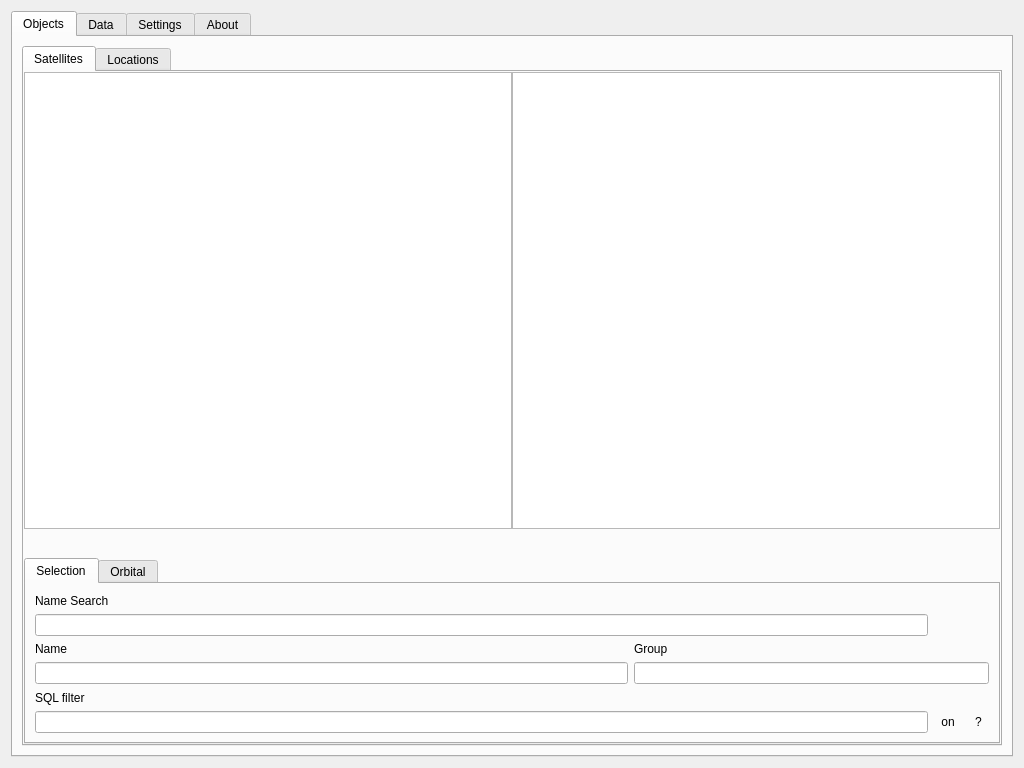
<?xml version="1.0" encoding="UTF-8"?>
<ui version="4.0">
 <class>Dialog</class>
 <widget class="QDialog" name="Dialog">
  <property name="windowModality">
   <enum>Qt::NonModal</enum>
  </property>
  <property name="geometry">
   <rect>
    <x>0</x>
    <y>0</y>
    <width>1024</width>
    <height>768</height>
   </rect>
  </property>
  <property name="windowTitle">
   <string>Settings</string>
  </property>
  <property name="locale">
   <locale language="C" country="AnyCountry"/>
  </property>
  <layout class="QHBoxLayout" name="horizontalLayout_2">
   <item>
    <widget class="QTabWidget" name="tabWidgetOptions">
     <property name="currentIndex">
      <number>0</number>
     </property>
     <widget class="QWidget" name="tabObjects">
      <attribute name="title">
       <string>Objects</string>
      </attribute>
      <layout class="QHBoxLayout" name="horizontalLayout_8">
       <item>
        <widget class="QTabWidget" name="tabWidgetObjects">
         <property name="currentIndex">
          <number>0</number>
         </property>
         <widget class="QWidget" name="tabSatellites">
          <attribute name="title">
           <string>Satellites</string>
          </attribute>
          <layout class="QVBoxLayout" name="verticalLayout">
           <property name="spacing">
            <number>6</number>
           </property>
           <property name="leftMargin">
            <number>0</number>
           </property>
           <property name="topMargin">
            <number>0</number>
           </property>
           <property name="rightMargin">
            <number>0</number>
           </property>
           <property name="bottomMargin">
            <number>0</number>
           </property>
           <item>
            <widget class="QWidget" name="widget" native="true">
             <property name="sizePolicy">
              <sizepolicy hsizetype="Expanding" vsizetype="Expanding">
               <horstretch>0</horstretch>
               <verstretch>0</verstretch>
              </sizepolicy>
             </property>
             <layout class="QGridLayout" name="gridLayout_2">
              <property name="leftMargin">
               <number>0</number>
              </property>
              <property name="topMargin">
               <number>0</number>
              </property>
              <property name="rightMargin">
               <number>0</number>
              </property>
              <property name="bottomMargin">
               <number>0</number>
              </property>
              <property name="spacing">
               <number>0</number>
              </property>
              <item row="0" column="0">
               <widget class="QListView" name="listViewDBSat">
                <property name="sizePolicy">
                 <sizepolicy hsizetype="Expanding" vsizetype="Expanding">
                  <horstretch>0</horstretch>
                  <verstretch>0</verstretch>
                 </sizepolicy>
                </property>
                <property name="editTriggers">
                 <set>QAbstractItemView::NoEditTriggers</set>
                </property>
                <property name="selectionMode">
                 <enum>QAbstractItemView::ExtendedSelection</enum>
                </property>
               </widget>
              </item>
              <item row="0" column="1">
               <widget class="QListView" name="listViewSat">
                <property name="sizePolicy">
                 <sizepolicy hsizetype="Expanding" vsizetype="Expanding">
                  <horstretch>0</horstretch>
                  <verstretch>0</verstretch>
                 </sizepolicy>
                </property>
                <property name="editTriggers">
                 <set>QAbstractItemView::NoEditTriggers</set>
                </property>
                <property name="selectionMode">
                 <enum>QAbstractItemView::ExtendedSelection</enum>
                </property>
               </widget>
              </item>
              <item row="1" column="0">
               <widget class="QWidget" name="widget_2" native="true">
                <property name="sizePolicy">
                 <sizepolicy hsizetype="Preferred" vsizetype="Preferred">
                  <horstretch>0</horstretch>
                  <verstretch>0</verstretch>
                 </sizepolicy>
                </property>
                <layout class="QHBoxLayout" name="horizontalLayout">
                 <property name="spacing">
                  <number>0</number>
                 </property>
                 <property name="leftMargin">
                  <number>0</number>
                 </property>
                 <property name="topMargin">
                  <number>0</number>
                 </property>
                 <property name="rightMargin">
                  <number>0</number>
                 </property>
                 <property name="bottomMargin">
                  <number>0</number>
                 </property>
                 <item>
                  <widget class="QToolButton" name="btnOpenTle">
                   <property name="toolTip">
                    <string>Open TLE File</string>
                   </property>
                   <property name="icon">
                    <iconset resource="SatViewer.qrc">
                     <normaloff>:/actions/folder.svg</normaloff>:/actions/folder.svg</iconset>
                   </property>
                   <property name="shortcut">
                    <string extracomment="Open TLE"/>
                   </property>
                   <property name="autoRaise">
                    <bool>true</bool>
                   </property>
                  </widget>
                 </item>
                 <item>
                  <widget class="QToolButton" name="btnDeleteDbSat">
                   <property name="toolTip">
                    <string>Remove</string>
                   </property>
                   <property name="icon">
                    <iconset resource="SatViewer.qrc">
                     <normaloff>:/actions/remove.svg</normaloff>:/actions/remove.svg</iconset>
                   </property>
                   <property name="shortcut">
                    <string extracomment="Remove"/>
                   </property>
                   <property name="autoRaise">
                    <bool>true</bool>
                   </property>
                  </widget>
                 </item>
                 <item>
                  <widget class="QToolButton" name="btnClearDbSat">
                   <property name="toolTip">
                    <string>Remove All</string>
                   </property>
                   <property name="icon">
                    <iconset resource="SatViewer.qrc">
                     <normaloff>:/actions/garbage.svg</normaloff>:/actions/garbage.svg</iconset>
                   </property>
                   <property name="shortcut">
                    <string extracomment="Remove All"/>
                   </property>
                   <property name="autoRaise">
                    <bool>true</bool>
                   </property>
                  </widget>
                 </item>
                 <item>
                  <spacer name="horizontalSpacer_2">
                   <property name="orientation">
                    <enum>Qt::Horizontal</enum>
                   </property>
                   <property name="sizeHint" stdset="0">
                    <size>
                     <width>40</width>
                     <height>20</height>
                    </size>
                   </property>
                  </spacer>
                 </item>
                 <item>
                  <widget class="QToolButton" name="btnAddToSatList">
                   <property name="sizePolicy">
                    <sizepolicy hsizetype="Fixed" vsizetype="Minimum">
                     <horstretch>0</horstretch>
                     <verstretch>0</verstretch>
                    </sizepolicy>
                   </property>
                   <property name="toolTip">
                    <string>View</string>
                   </property>
                   <property name="text">
                    <string/>
                   </property>
                   <property name="icon">
                    <iconset resource="SatViewer.qrc">
                     <normaloff>:/list/right-arrow-1.svg</normaloff>:/list/right-arrow-1.svg</iconset>
                   </property>
                   <property name="autoRaise">
                    <bool>true</bool>
                   </property>
                  </widget>
                 </item>
                </layout>
               </widget>
              </item>
              <item row="1" column="1">
               <widget class="QWidget" name="widget_7" native="true">
                <layout class="QHBoxLayout" name="horizontalLayout_6">
                 <property name="spacing">
                  <number>0</number>
                 </property>
                 <property name="leftMargin">
                  <number>0</number>
                 </property>
                 <property name="topMargin">
                  <number>0</number>
                 </property>
                 <property name="rightMargin">
                  <number>0</number>
                 </property>
                 <property name="bottomMargin">
                  <number>0</number>
                 </property>
                 <item>
                  <widget class="QToolButton" name="btnChangeDbSat">
                   <property name="toolTip">
                    <string>Edit</string>
                   </property>
                   <property name="text">
                    <string/>
                   </property>
                   <property name="icon">
                    <iconset resource="SatViewer.qrc">
                     <normaloff>:/actions/edit.svg</normaloff>:/actions/edit.svg</iconset>
                   </property>
                   <property name="shortcut">
                    <string extracomment="Edit"/>
                   </property>
                   <property name="autoRaise">
                    <bool>true</bool>
                   </property>
                  </widget>
                 </item>
                 <item>
                  <widget class="QToolButton" name="btnDeleteSatList">
                   <property name="sizePolicy">
                    <sizepolicy hsizetype="Fixed" vsizetype="Minimum">
                     <horstretch>0</horstretch>
                     <verstretch>0</verstretch>
                    </sizepolicy>
                   </property>
                   <property name="toolTip">
                    <string>Remove</string>
                   </property>
                   <property name="text">
                    <string/>
                   </property>
                   <property name="icon">
                    <iconset resource="SatViewer.qrc">
                     <normaloff>:/actions/remove.svg</normaloff>:/actions/remove.svg</iconset>
                   </property>
                   <property name="shortcut">
                    <string extracomment="Remove"/>
                   </property>
                   <property name="autoRaise">
                    <bool>true</bool>
                   </property>
                  </widget>
                 </item>
                 <item>
                  <widget class="QToolButton" name="btnClearSatList">
                   <property name="toolTip">
                    <string>Remove All</string>
                   </property>
                   <property name="text">
                    <string/>
                   </property>
                   <property name="icon">
                    <iconset resource="SatViewer.qrc">
                     <normaloff>:/actions/garbage.svg</normaloff>:/actions/garbage.svg</iconset>
                   </property>
                   <property name="shortcut">
                    <string extracomment="Select All"/>
                   </property>
                   <property name="autoRaise">
                    <bool>true</bool>
                   </property>
                  </widget>
                 </item>
                 <item>
                  <spacer name="horizontalSpacer_3">
                   <property name="orientation">
                    <enum>Qt::Horizontal</enum>
                   </property>
                   <property name="sizeHint" stdset="0">
                    <size>
                     <width>40</width>
                     <height>20</height>
                    </size>
                   </property>
                  </spacer>
                 </item>
                </layout>
               </widget>
              </item>
             </layout>
            </widget>
           </item>
           <item>
            <widget class="QTabWidget" name="tabWidget_2">
             <property name="enabled">
              <bool>true</bool>
             </property>
             <property name="sizePolicy">
              <sizepolicy hsizetype="Preferred" vsizetype="Preferred">
               <horstretch>0</horstretch>
               <verstretch>0</verstretch>
              </sizepolicy>
             </property>
             <property name="tabShape">
              <enum>QTabWidget::Rounded</enum>
             </property>
             <property name="currentIndex">
              <number>0</number>
             </property>
             <widget class="QWidget" name="tab">
              <attribute name="title">
               <string>Selection</string>
              </attribute>
              <layout class="QGridLayout">
               <item row="0" column="0">
                <widget class="QLabel" name="labelSatFind">
                 <property name="text">
                  <string>Name Search</string>
                 </property>
                </widget>
               </item>
               <item row="1" column="0" colspan="3">
                <widget class="QLineEdit" name="lineEditSatNameFilter"/>
               </item>
               <item row="2" column="0">
                <widget class="QLabel" name="labelSatName">
                 <property name="text">
                  <string>Name</string>
                 </property>
                </widget>
               </item>
               <item row="3" column="0" colspan="2">
                <widget class="QLineEdit" name="lineEditSatName">
                 <property name="readOnly">
                  <bool>true</bool>
                 </property>
                </widget>
               </item>
               <item row="3" column="2" colspan="3">
                <widget class="QLineEdit" name="lineEditSatGroup">
                 <property name="readOnly">
                  <bool>true</bool>
                 </property>
                </widget>
               </item>
               <item row="4" column="0">
                <widget class="QLabel" name="labelSatFilter">
                 <property name="text">
                  <string>SQL filter</string>
                 </property>
                </widget>
               </item>
               <item row="5" column="0" colspan="3">
                <widget class="QLineEdit" name="lineEditSatFilter">
                 <property name="sizePolicy">
                  <sizepolicy hsizetype="Minimum" vsizetype="Fixed">
                   <horstretch>0</horstretch>
                   <verstretch>0</verstretch>
                  </sizepolicy>
                 </property>
                </widget>
               </item>
               <item row="5" column="4">
                <widget class="QToolButton" name="btnSatSqlHelp">
                 <property name="text">
                  <string>?</string>
                 </property>
                 <property name="autoRaise">
                  <bool>true</bool>
                 </property>
                </widget>
               </item>
               <item row="5" column="3">
                <widget class="QToolButton" name="btnSatFilter">
                 <property name="text">
                  <string>on</string>
                 </property>
                 <property name="checkable">
                  <bool>true</bool>
                 </property>
                 <property name="autoRaise">
                  <bool>true</bool>
                 </property>
                </widget>
               </item>
               <item row="2" column="2">
                <widget class="QLabel" name="labelSatGroup">
                 <property name="text">
                  <string>Group</string>
                 </property>
                </widget>
               </item>
              </layout>
             </widget>
             <widget class="QWidget" name="tab_2">
              <attribute name="title">
               <string>Orbital</string>
              </attribute>
              <layout class="QGridLayout" name="gridLayout">
               <item row="0" column="0">
                <widget class="QLabel" name="labelI">
                 <property name="text">
                  <string>Inclination</string>
                 </property>
                </widget>
               </item>
               <item row="0" column="1">
                <widget class="QLabel" name="labelOmg">
                 <property name="text">
                  <string>Ascending node</string>
                 </property>
                </widget>
               </item>
               <item row="1" column="0">
                <widget class="QLineEdit" name="lineEditSatI">
                 <property name="readOnly">
                  <bool>true</bool>
                 </property>
                </widget>
               </item>
               <item row="1" column="1">
                <widget class="QLineEdit" name="lineEditSatOmg">
                 <property name="readOnly">
                  <bool>true</bool>
                 </property>
                </widget>
               </item>
               <item row="2" column="0">
                <widget class="QLabel" name="labelW">
                 <property name="text">
                  <string>Arg. perigee lat.</string>
                 </property>
                </widget>
               </item>
               <item row="2" column="1">
                <widget class="QLabel" name="labelM0">
                 <property name="text">
                  <string>Mean anomaly</string>
                 </property>
                </widget>
               </item>
               <item row="3" column="0">
                <widget class="QLineEdit" name="lineEditSatW">
                 <property name="readOnly">
                  <bool>true</bool>
                 </property>
                </widget>
               </item>
               <item row="3" column="1">
                <widget class="QLineEdit" name="lineEditSatM0">
                 <property name="readOnly">
                  <bool>true</bool>
                 </property>
                </widget>
               </item>
               <item row="1" column="2">
                <widget class="QLineEdit" name="lineEditSatE">
                 <property name="readOnly">
                  <bool>true</bool>
                 </property>
                </widget>
               </item>
               <item row="0" column="2">
                <widget class="QLabel" name="labelE">
                 <property name="text">
                  <string>Eccentricity</string>
                 </property>
                </widget>
               </item>
               <item row="3" column="2">
                <widget class="QLineEdit" name="lineEditSatN">
                 <property name="readOnly">
                  <bool>true</bool>
                 </property>
                </widget>
               </item>
               <item row="2" column="2">
                <widget class="QLabel" name="labelN">
                 <property name="text">
                  <string>Mean motion</string>
                 </property>
                </widget>
               </item>
               <item row="5" column="0">
                <widget class="QLineEdit" name="lineEditSatBStar">
                 <property name="readOnly">
                  <bool>true</bool>
                 </property>
                </widget>
               </item>
               <item row="4" column="0">
                <widget class="QLabel" name="labelB">
                 <property name="text">
                  <string>Ballistic coeff.</string>
                 </property>
                </widget>
               </item>
               <item row="5" column="1" colspan="2">
                <widget class="QLineEdit" name="lineEditSatTime">
                 <property name="readOnly">
                  <bool>true</bool>
                 </property>
                </widget>
               </item>
               <item row="4" column="1">
                <widget class="QLabel" name="labelSatTime">
                 <property name="text">
                  <string>Timestamp</string>
                 </property>
                </widget>
               </item>
              </layout>
             </widget>
            </widget>
           </item>
          </layout>
         </widget>
         <widget class="QWidget" name="tabLocations">
          <attribute name="title">
           <string>Locations</string>
          </attribute>
          <layout class="QVBoxLayout" name="verticalLayout_2">
           <property name="leftMargin">
            <number>0</number>
           </property>
           <property name="topMargin">
            <number>0</number>
           </property>
           <property name="rightMargin">
            <number>0</number>
           </property>
           <property name="bottomMargin">
            <number>0</number>
           </property>
           <item>
            <widget class="QWidget" name="widget_3" native="true">
             <property name="sizePolicy">
              <sizepolicy hsizetype="Expanding" vsizetype="Expanding">
               <horstretch>0</horstretch>
               <verstretch>0</verstretch>
              </sizepolicy>
             </property>
             <layout class="QGridLayout" name="gridLayout_7">
              <property name="leftMargin">
               <number>0</number>
              </property>
              <property name="topMargin">
               <number>0</number>
              </property>
              <property name="rightMargin">
               <number>0</number>
              </property>
              <property name="bottomMargin">
               <number>0</number>
              </property>
              <property name="spacing">
               <number>0</number>
              </property>
              <item row="0" column="0">
               <widget class="QListView" name="listViewDBLoc">
                <property name="sizePolicy">
                 <sizepolicy hsizetype="Expanding" vsizetype="Expanding">
                  <horstretch>0</horstretch>
                  <verstretch>0</verstretch>
                 </sizepolicy>
                </property>
                <property name="editTriggers">
                 <set>QAbstractItemView::NoEditTriggers</set>
                </property>
                <property name="selectionMode">
                 <enum>QAbstractItemView::ExtendedSelection</enum>
                </property>
               </widget>
              </item>
              <item row="0" column="1">
               <widget class="QListView" name="listViewLoc">
                <property name="sizePolicy">
                 <sizepolicy hsizetype="Expanding" vsizetype="Expanding">
                  <horstretch>0</horstretch>
                  <verstretch>0</verstretch>
                 </sizepolicy>
                </property>
                <property name="editTriggers">
                 <set>QAbstractItemView::NoEditTriggers</set>
                </property>
                <property name="selectionMode">
                 <enum>QAbstractItemView::ExtendedSelection</enum>
                </property>
               </widget>
              </item>
              <item row="1" column="1">
               <widget class="QWidget" name="widget_8" native="true">
                <property name="sizePolicy">
                 <sizepolicy hsizetype="Preferred" vsizetype="Preferred">
                  <horstretch>0</horstretch>
                  <verstretch>0</verstretch>
                 </sizepolicy>
                </property>
                <layout class="QHBoxLayout" name="horizontalLayout_4">
                 <property name="spacing">
                  <number>0</number>
                 </property>
                 <property name="leftMargin">
                  <number>0</number>
                 </property>
                 <property name="topMargin">
                  <number>0</number>
                 </property>
                 <property name="rightMargin">
                  <number>0</number>
                 </property>
                 <property name="bottomMargin">
                  <number>0</number>
                 </property>
                 <item>
                  <widget class="QToolButton" name="btnChangeDbLoc">
                   <property name="toolTip">
                    <string>Edit</string>
                   </property>
                   <property name="text">
                    <string/>
                   </property>
                   <property name="icon">
                    <iconset resource="SatViewer.qrc">
                     <normaloff>:/actions/edit.svg</normaloff>:/actions/edit.svg</iconset>
                   </property>
                   <property name="shortcut">
                    <string extracomment="Edit"/>
                   </property>
                   <property name="autoRaise">
                    <bool>true</bool>
                   </property>
                  </widget>
                 </item>
                 <item>
                  <widget class="QToolButton" name="btnDeleteLocList">
                   <property name="sizePolicy">
                    <sizepolicy hsizetype="Fixed" vsizetype="Minimum">
                     <horstretch>0</horstretch>
                     <verstretch>0</verstretch>
                    </sizepolicy>
                   </property>
                   <property name="toolTip">
                    <string>Remove</string>
                   </property>
                   <property name="text">
                    <string/>
                   </property>
                   <property name="icon">
                    <iconset resource="SatViewer.qrc">
                     <normaloff>:/actions/remove.svg</normaloff>:/actions/remove.svg</iconset>
                   </property>
                   <property name="autoRaise">
                    <bool>true</bool>
                   </property>
                  </widget>
                 </item>
                 <item>
                  <widget class="QToolButton" name="btnClearLocList">
                   <property name="toolTip">
                    <string>Remove All</string>
                   </property>
                   <property name="text">
                    <string/>
                   </property>
                   <property name="icon">
                    <iconset resource="SatViewer.qrc">
                     <normaloff>:/actions/garbage.svg</normaloff>:/actions/garbage.svg</iconset>
                   </property>
                   <property name="autoRaise">
                    <bool>true</bool>
                   </property>
                  </widget>
                 </item>
                 <item>
                  <spacer name="horizontalSpacer_4">
                   <property name="orientation">
                    <enum>Qt::Horizontal</enum>
                   </property>
                   <property name="sizeHint" stdset="0">
                    <size>
                     <width>157</width>
                     <height>20</height>
                    </size>
                   </property>
                  </spacer>
                 </item>
                </layout>
               </widget>
              </item>
              <item row="1" column="0">
               <widget class="QWidget" name="widget_4" native="true">
                <property name="layoutDirection">
                 <enum>Qt::RightToLeft</enum>
                </property>
                <layout class="QHBoxLayout" name="horizontalLayout_3">
                 <property name="spacing">
                  <number>0</number>
                 </property>
                 <property name="leftMargin">
                  <number>0</number>
                 </property>
                 <property name="topMargin">
                  <number>0</number>
                 </property>
                 <property name="rightMargin">
                  <number>0</number>
                 </property>
                 <property name="bottomMargin">
                  <number>0</number>
                 </property>
                 <item>
                  <widget class="QToolButton" name="btnAddToLocList">
                   <property name="sizePolicy">
                    <sizepolicy hsizetype="Fixed" vsizetype="Minimum">
                     <horstretch>0</horstretch>
                     <verstretch>0</verstretch>
                    </sizepolicy>
                   </property>
                   <property name="toolTip">
                    <string>View</string>
                   </property>
                   <property name="text">
                    <string/>
                   </property>
                   <property name="icon">
                    <iconset resource="SatViewer.qrc">
                     <normaloff>:/list/right-arrow-1.svg</normaloff>:/list/right-arrow-1.svg</iconset>
                   </property>
                   <property name="autoRaise">
                    <bool>true</bool>
                   </property>
                  </widget>
                 </item>
                 <item>
                  <spacer name="horizontalSpacer">
                   <property name="orientation">
                    <enum>Qt::Horizontal</enum>
                   </property>
                   <property name="sizeHint" stdset="0">
                    <size>
                     <width>40</width>
                     <height>20</height>
                    </size>
                   </property>
                  </spacer>
                 </item>
                 <item>
                  <widget class="QToolButton" name="btnClearDbLoc">
                   <property name="toolTip">
                    <string>Remove All</string>
                   </property>
                   <property name="text">
                    <string/>
                   </property>
                   <property name="icon">
                    <iconset resource="SatViewer.qrc">
                     <normaloff>:/actions/garbage.svg</normaloff>:/actions/garbage.svg</iconset>
                   </property>
                   <property name="shortcut">
                    <string extracomment="Remove All"/>
                   </property>
                   <property name="autoRaise">
                    <bool>true</bool>
                   </property>
                  </widget>
                 </item>
                 <item>
                  <widget class="QToolButton" name="btnDeleteDbLoc">
                   <property name="toolTip">
                    <string>Remove</string>
                   </property>
                   <property name="text">
                    <string/>
                   </property>
                   <property name="icon">
                    <iconset resource="SatViewer.qrc">
                     <normaloff>:/actions/remove.svg</normaloff>:/actions/remove.svg</iconset>
                   </property>
                   <property name="shortcut">
                    <string extracomment="Remove"/>
                   </property>
                   <property name="autoRaise">
                    <bool>true</bool>
                   </property>
                  </widget>
                 </item>
                 <item>
                  <widget class="QToolButton" name="btnAddDbLoc">
                   <property name="toolTip">
                    <string>Add</string>
                   </property>
                   <property name="text">
                    <string/>
                   </property>
                   <property name="icon">
                    <iconset resource="SatViewer.qrc">
                     <normaloff>:/actions/add.svg</normaloff>:/actions/add.svg</iconset>
                   </property>
                   <property name="shortcut">
                    <string extracomment="Add"/>
                   </property>
                   <property name="autoRaise">
                    <bool>true</bool>
                   </property>
                  </widget>
                 </item>
                 <item>
                  <widget class="QToolButton" name="btnOpenLoc">
                   <property name="toolTip">
                    <string>Open Locations</string>
                   </property>
                   <property name="text">
                    <string/>
                   </property>
                   <property name="icon">
                    <iconset resource="SatViewer.qrc">
                     <normaloff>:/actions/folder.svg</normaloff>:/actions/folder.svg</iconset>
                   </property>
                   <property name="shortcut">
                    <string extracomment="Open"/>
                   </property>
                   <property name="autoRaise">
                    <bool>true</bool>
                   </property>
                  </widget>
                 </item>
                </layout>
               </widget>
              </item>
             </layout>
            </widget>
           </item>
           <item>
            <widget class="QTabWidget" name="tabWidget_4">
             <property name="sizePolicy">
              <sizepolicy hsizetype="Preferred" vsizetype="Preferred">
               <horstretch>0</horstretch>
               <verstretch>0</verstretch>
              </sizepolicy>
             </property>
             <property name="currentIndex">
              <number>0</number>
             </property>
             <widget class="QWidget" name="tab_4">
              <attribute name="title">
               <string>Selection</string>
              </attribute>
              <layout class="QGridLayout" name="gridLayout_4">
               <item row="1" column="0">
                <widget class="QLineEdit" name="lineEditLocNameFilter"/>
               </item>
               <item row="1" column="1" colspan="3">
                <widget class="QLineEdit" name="lineEditLocName"/>
               </item>
               <item row="3" column="0" colspan="2">
                <widget class="QLineEdit" name="lineEditLocFilter"/>
               </item>
               <item row="0" column="0">
                <widget class="QLabel" name="labelLocFind">
                 <property name="text">
                  <string>Name Search</string>
                 </property>
                </widget>
               </item>
               <item row="0" column="1">
                <widget class="QLabel" name="labelLocName">
                 <property name="text">
                  <string>Name</string>
                 </property>
                </widget>
               </item>
               <item row="2" column="0">
                <widget class="QLabel" name="labelLocFilter">
                 <property name="text">
                  <string>SQL filter</string>
                 </property>
                </widget>
               </item>
               <item row="3" column="3">
                <widget class="QToolButton" name="btnLocSqlHelp">
                 <property name="text">
                  <string>?</string>
                 </property>
                 <property name="checkable">
                  <bool>false</bool>
                 </property>
                 <property name="autoRaise">
                  <bool>true</bool>
                 </property>
                </widget>
               </item>
               <item row="3" column="2">
                <widget class="QToolButton" name="btnLocFilter">
                 <property name="text">
                  <string>on</string>
                 </property>
                 <property name="checkable">
                  <bool>true</bool>
                 </property>
                 <property name="autoRaise">
                  <bool>true</bool>
                 </property>
                </widget>
               </item>
              </layout>
             </widget>
             <widget class="QWidget" name="tab_5">
              <attribute name="title">
               <string>Coordinates</string>
              </attribute>
              <layout class="QGridLayout" name="gridLayout_5">
               <item row="4" column="0">
                <widget class="QLineEdit" name="lineEditLocLat"/>
               </item>
               <item row="4" column="1">
                <widget class="QLineEdit" name="lineEditLocLon"/>
               </item>
               <item row="4" column="2">
                <widget class="QLineEdit" name="lineEditLocHeight"/>
               </item>
               <item row="6" column="0">
                <widget class="QLineEdit" name="lineEditLocAzimuth"/>
               </item>
               <item row="6" column="1">
                <widget class="QLineEdit" name="lineEditLocWidth"/>
               </item>
               <item row="6" column="2">
                <widget class="QLineEdit" name="lineEditLocRange"/>
               </item>
               <item row="5" column="0">
                <widget class="QLabel" name="labelAzimuth">
                 <property name="text">
                  <string>Azimuth</string>
                 </property>
                </widget>
               </item>
               <item row="3" column="1">
                <widget class="QLabel" name="labelLat">
                 <property name="text">
                  <string>Longitude</string>
                 </property>
                </widget>
               </item>
               <item row="3" column="0">
                <widget class="QLabel" name="labelLon">
                 <property name="text">
                  <string>Latitude</string>
                 </property>
                </widget>
               </item>
               <item row="3" column="2">
                <widget class="QLabel" name="labelHeight">
                 <property name="text">
                  <string>Altitude</string>
                 </property>
                </widget>
               </item>
               <item row="5" column="1">
                <widget class="QLabel" name="labelWidth">
                 <property name="text">
                  <string>Sector</string>
                 </property>
                </widget>
               </item>
               <item row="5" column="2">
                <widget class="QLabel" name="labelRange">
                 <property name="text">
                  <string>Range</string>
                 </property>
                </widget>
               </item>
              </layout>
             </widget>
            </widget>
           </item>
          </layout>
         </widget>
        </widget>
       </item>
      </layout>
     </widget>
     <widget class="QWidget" name="tabData">
      <attribute name="title">
       <string>Data</string>
      </attribute>
      <layout class="QHBoxLayout" name="horizontalLayout_7">
       <item>
        <widget class="QTabWidget" name="tabWidgetData">
         <property name="currentIndex">
          <number>0</number>
         </property>
         <widget class="QWidget" name="tabFootprints">
          <attribute name="title">
           <string>Footprints</string>
          </attribute>
          <layout class="QVBoxLayout" name="verticalLayout_5">
           <property name="spacing">
            <number>0</number>
           </property>
           <property name="leftMargin">
            <number>0</number>
           </property>
           <property name="topMargin">
            <number>0</number>
           </property>
           <property name="rightMargin">
            <number>0</number>
           </property>
           <property name="bottomMargin">
            <number>0</number>
           </property>
           <item>
            <widget class="QTextEdit" name="textZRVList">
             <property name="readOnly">
              <bool>true</bool>
             </property>
            </widget>
           </item>
           <item>
            <widget class="QPushButton" name="btnClearZrvList">
             <property name="text">
              <string>Clear</string>
             </property>
            </widget>
           </item>
          </layout>
         </widget>
        </widget>
       </item>
      </layout>
     </widget>
     <widget class="QWidget" name="tabSettings">
      <attribute name="title">
       <string>Settings</string>
      </attribute>
      <layout class="QHBoxLayout" name="horizontalLayout_9">
       <item>
        <widget class="QTabWidget" name="tabWidgetSettings">
         <property name="currentIndex">
          <number>-1</number>
         </property>
        </widget>
       </item>
      </layout>
     </widget>
     <widget class="QWidget" name="tabAbout">
      <attribute name="title">
       <string>About</string>
      </attribute>
      <layout class="QVBoxLayout" name="verticalLayout_4">
       <property name="spacing">
        <number>0</number>
       </property>
       <property name="leftMargin">
        <number>0</number>
       </property>
       <property name="topMargin">
        <number>0</number>
       </property>
       <property name="rightMargin">
        <number>0</number>
       </property>
       <property name="bottomMargin">
        <number>0</number>
       </property>
       <item>
        <widget class="QTextEdit" name="teAbout">
         <property name="readOnly">
          <bool>true</bool>
         </property>
         <property name="html">
          <string notr="true">&lt;!DOCTYPE HTML PUBLIC &quot;-//W3C//DTD HTML 4.0//EN&quot; &quot;http://www.w3.org/TR/REC-html40/strict.dtd&quot;&gt;
&lt;html&gt;&lt;head&gt;&lt;meta name=&quot;qrichtext&quot; content=&quot;1&quot; /&gt;&lt;style type=&quot;text/css&quot;&gt;
p, li { white-space: pre-wrap; }
&lt;/style&gt;&lt;/head&gt;&lt;body style=&quot; font-family:'Ubuntu'; font-size:11pt; font-weight:400; font-style:normal;&quot;&gt;
&lt;p align=&quot;center&quot; style=&quot; margin-top:0px; margin-bottom:0px; margin-left:0px; margin-right:0px; -qt-block-indent:0; text-indent:0px;&quot;&gt;&lt;img src=&quot;:/options/satviewer.svg&quot; /&gt;&lt;/p&gt;
&lt;p align=&quot;center&quot; style=&quot; margin-top:0px; margin-bottom:0px; margin-left:0px; margin-right:0px; -qt-block-indent:0; text-indent:0px;&quot;&gt;&lt;span style=&quot; font-family:'MS Shell Dlg 2'; font-size:8pt;&quot;&gt; &lt;/span&gt;&lt;span style=&quot; font-family:'MS Shell Dlg 2'; font-size:36pt; font-weight:600;&quot;&gt;SatViewer&lt;/span&gt;&lt;span style=&quot; font-family:'MS Shell Dlg 2'; font-size:8pt;&quot;&gt; &lt;/span&gt;&lt;/p&gt;
&lt;p align=&quot;center&quot; style=&quot; margin-top:0px; margin-bottom:0px; margin-left:0px; margin-right:0px; -qt-block-indent:0; text-indent:0px;&quot;&gt;&lt;span style=&quot; font-family:'MS Shell Dlg 2'; font-size:18pt;&quot;&gt;satellite tracking tool&lt;/span&gt;&lt;/p&gt;
&lt;p align=&quot;center&quot; style=&quot; margin-top:0px; margin-bottom:0px; margin-left:0px; margin-right:0px; -qt-block-indent:0; text-indent:0px;&quot;&gt;&lt;span style=&quot; font-family:'MS Shell Dlg 2'; font-size:18pt;&quot;&gt;version 201&lt;/span&gt;&lt;/p&gt;
&lt;p style=&quot;-qt-paragraph-type:empty; margin-top:0px; margin-bottom:0px; margin-left:0px; margin-right:0px; -qt-block-indent:0; text-indent:0px; font-family:'MS Shell Dlg 2'; font-size:18pt;&quot;&gt;&lt;br /&gt;&lt;/p&gt;
&lt;p style=&quot; margin-top:0px; margin-bottom:0px; margin-left:0px; margin-right:0px; -qt-block-indent:0; text-indent:0px;&quot;&gt;&lt;span style=&quot; font-family:'MS Shell Dlg 2';&quot;&gt;Website:	&lt;/span&gt;&lt;a href=&quot;http://satviewer.net&quot;&gt;&lt;span style=&quot; text-decoration: underline; color:#0000ff;&quot;&gt;http://satviewer.net&lt;/span&gt;&lt;/a&gt;&lt;/p&gt;
&lt;p style=&quot; margin-top:0px; margin-bottom:0px; margin-left:0px; margin-right:0px; -qt-block-indent:0; text-indent:0px;&quot;&gt;&lt;span style=&quot; font-family:'MS Shell Dlg 2';&quot;&gt;Mail:		&lt;/span&gt;&lt;a href=&quot;mailto:satviewer@ya.ru&quot;&gt;&lt;span style=&quot; text-decoration: underline; color:#0000ff;&quot;&gt;satviewer@ya.ru&lt;/span&gt;&lt;/a&gt;&lt;/p&gt;&lt;/body&gt;&lt;/html&gt;</string>
         </property>
         <property name="acceptRichText">
          <bool>false</bool>
         </property>
         <property name="textInteractionFlags">
          <set>Qt::LinksAccessibleByKeyboard|Qt::LinksAccessibleByMouse|Qt::TextBrowserInteraction|Qt::TextSelectableByKeyboard|Qt::TextSelectableByMouse</set>
         </property>
        </widget>
       </item>
       <item>
        <widget class="QWidget" name="widget_5" native="true">
         <layout class="QHBoxLayout" name="horizontalLayout_5">
          <property name="leftMargin">
           <number>0</number>
          </property>
          <property name="topMargin">
           <number>0</number>
          </property>
          <property name="rightMargin">
           <number>0</number>
          </property>
          <property name="bottomMargin">
           <number>0</number>
          </property>
          <item>
           <spacer name="horizontalSpacer_5">
            <property name="orientation">
             <enum>Qt::Horizontal</enum>
            </property>
            <property name="sizeHint" stdset="0">
             <size>
              <width>40</width>
              <height>20</height>
             </size>
            </property>
           </spacer>
          </item>
          <item>
           <widget class="QPushButton" name="btnAboutQt">
            <property name="text">
             <string>About Qt</string>
            </property>
           </widget>
          </item>
         </layout>
        </widget>
       </item>
      </layout>
     </widget>
    </widget>
   </item>
  </layout>
 </widget>
 <resources>
  <include location="SatViewer.qrc"/>
 </resources>
 <connections/>
</ui>
